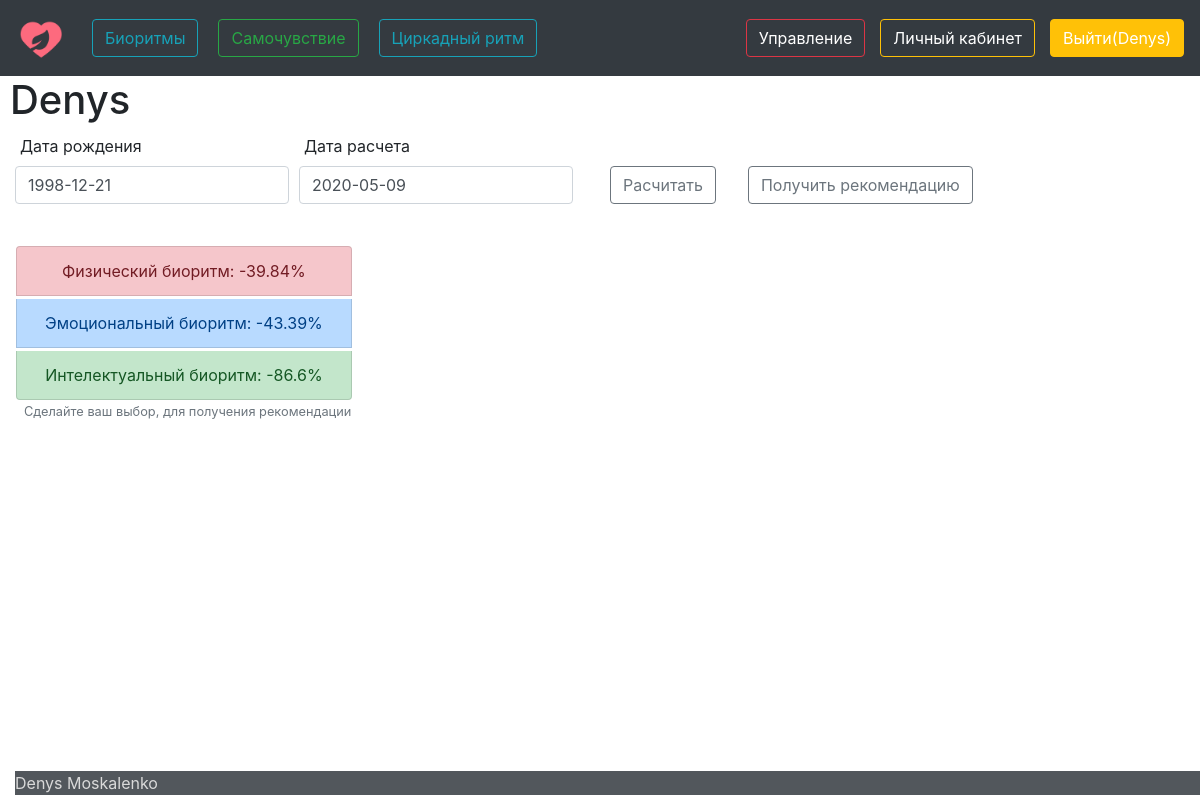
The app's page /bioresult/ (signed in), older data.
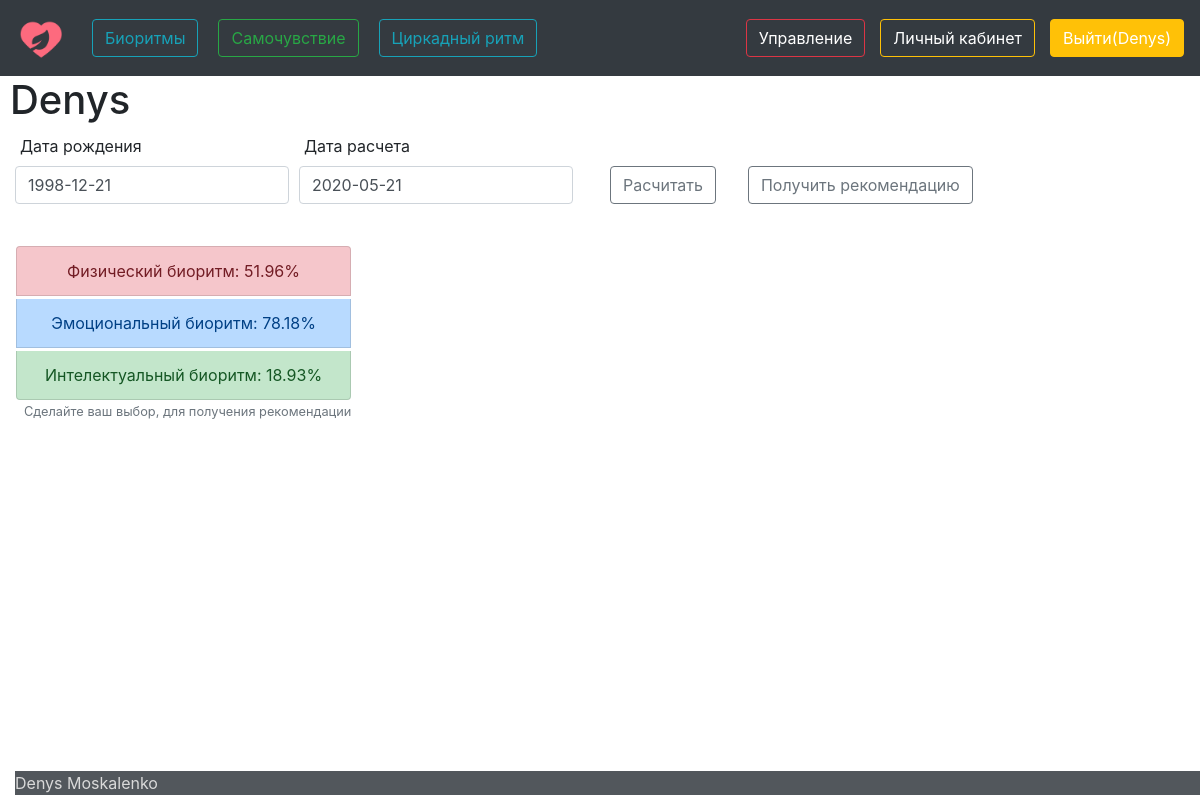
The same page, newer data.
### afront/models.py (models this page shows)
class BiorythmsModel(models.Model):
    person = models.OneToOneField(Human, on_delete=models.CASCADE)
    birth_date = models.CharField(max_length=10)
    calculate_date = models.CharField(max_length=10)
    phys = models.FloatField(default=0)
    mind = models.FloatField(default=0)
    intel = models.FloatField(default=0)

### afront/views.py (the view, shortened to what this page needs)
# urls.py: re_path('bioresult/', views.Bioresult.as_view()),
class Bioresult(TemplateView):
    def get(self, request):
        try:
            person = Human.objects.get(email=request.user.email)
            peid = person.id
            model = BiorythmsModel.objects.get(person=peid)
            birthday = model.birth_date
        except ObjectDoesNotExist:
            model = ''
            birthday = ''
        try:
            today = model.calculate_date
        except ObjectDoesNotExist:
            today = datetime.date.today().strftime("%Y-%m-%d")
        chek = True
        ctx = {
            'today': today,
            'birthday': birthday,
            'phys': model.phys,
            'mind': model.mind,
            'intel': model.intel,
            'chek': chek,
        }
        return render(request, 'bioresult.html', ctx)

### afront/templates/bioresult.html (shortened to what this page needs)
{% extends 'biorythms.html' %}
{% block content1 %}
<form action="/bioresult/" method="post">
<div class="btn-group-vertical">
 <button class="btn list-group-item list-group-item-danger ml-3  mb-1" type="submit" id="samlox1" name="phys" value="phy"> Физический биоритм: {{phys}}%</button>
 <button class="btn list-group-item list-group-item-primary ml-3  mb-1"  type="submit" id="samlox2" name="mind" value="mi"> Эмоциональный биоритм: {{mind}}%</button>
 <button class="btn list-group-item list-group-item-success ml-3 mb-1" type="submit" id="samlox3" name="intel" value="int"> Интелектуальный биоритм: {{intel}}%</button>
</div>
<h6 class=" small text-muted mb-3 ml-4"> Сделайте ваш выбор, для получения рекомендации</h6>
</form>
<div class="container" style="margin-right: 100%; ">
{% endblock %}

### afront/templates/biorythms.html (shortened to what this page needs)
{% extends 'main.html' %}
{% block content %}
<h1>{{user.username}}
</h1>
{%if er%}
<h2>{{er}}<a href="/account">перейти</a></h2>
{%else%}
<form action="/biorythms/" method="post">
   <div class="form-row" style="margin:10px">
      <div class="col-md-2.5 mb-3">
        <label for="id_birth_date" style="margin-left: 5px">Дата рождения</label>
        <input type="text" class="form-control" name="birthday" maxlength="50"  id="id_birth_date" required value="{{birthday}}">
      </div>
      <div class="col-md-2.5 mb-3">
        <label for="id_calculate_date" style="margin-left: 5px">Дата расчета</label>
        <input type="text" class="form-control"  name="curentday" maxlength="50"  id="id_calculate_date"  required value="{{today}}">
      </div>
 <button class="btn btn-outline-secondary"  style="margin:32px" type="submit" name="count" >Расчитать</button>
 <a href=" /bioresult" role="button" class="btn btn-outline-secondary ml-0"  style="margin:32px" type="submit" >Получить рекомендацию </a>    </li>
    </div>
</form>
{% if chek%}
{% block content1 %}{% endblock %}
{%endif%}
{%endif%}
{% endblock %}

Row changes from the older to the newer data that the page shows:
changed BiorythmsModel: curentday "2020-05-09" → "2020-05-21"; phys "-39.84" → "51.96"; mind "-43.39" → "78.18"; intel "-86.6" → "18.93"
